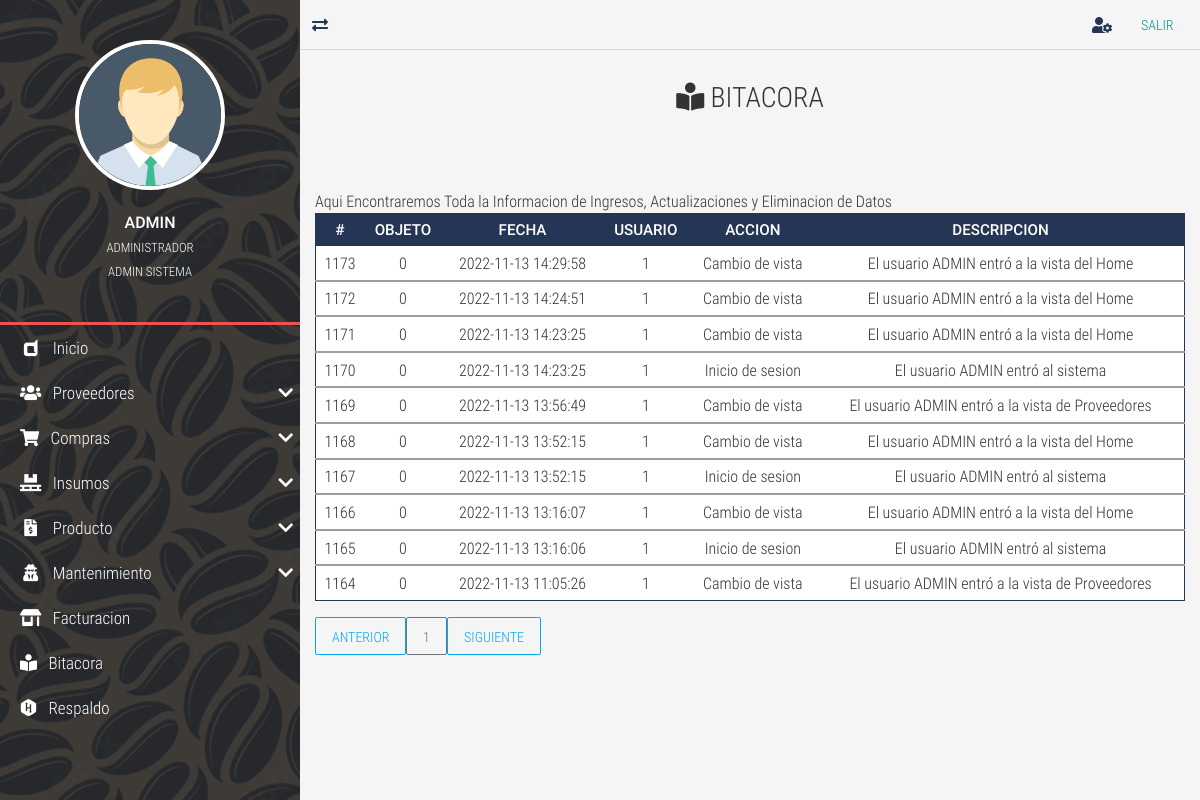
/bitacora/ (signed in), run on an earlier commit of the app's database.
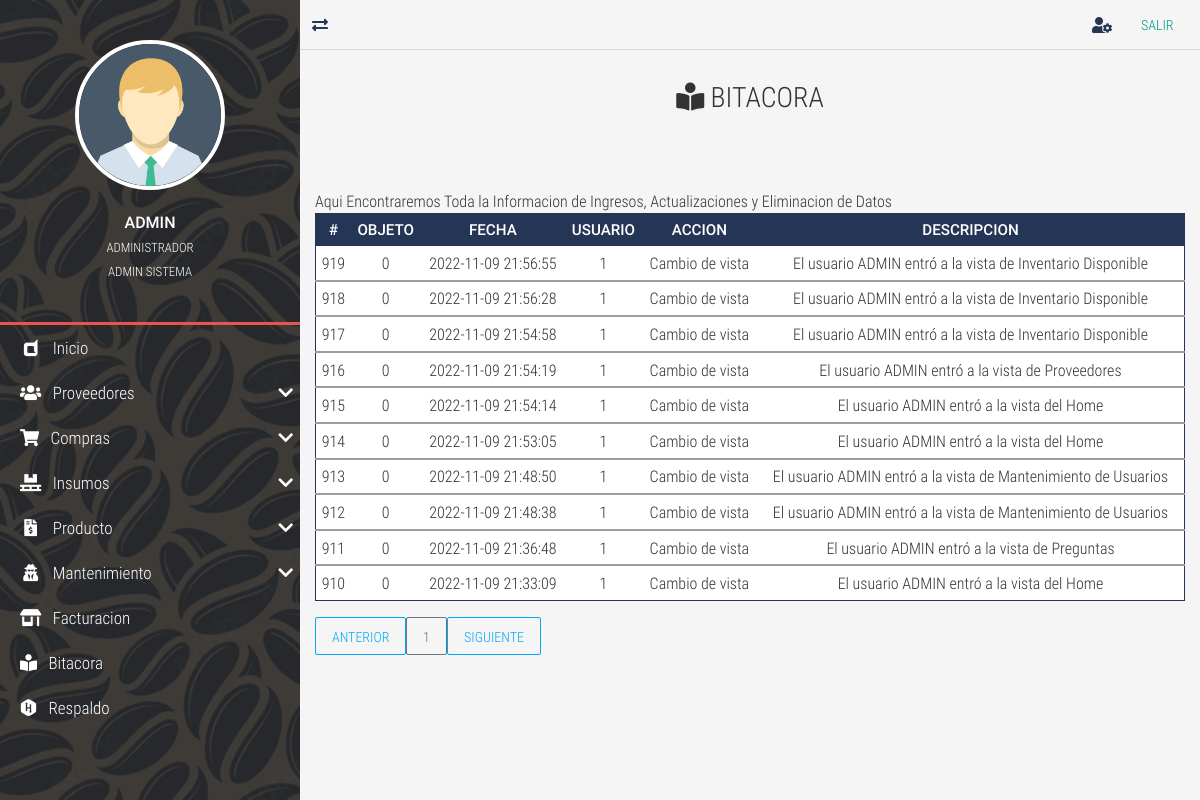
And on a later commit of the database.
### tables this page shows
CREATE TABLE `TBL_bitacora` (
  `id_bitacora` int NOT NULL AUTO_INCREMENT,
  `id_objeto` int DEFAULT NULL,
  `fecha` datetime NOT NULL,
  `id_usuario` int DEFAULT NULL,
  `accion` tinytext NOT NULL COMMENT 'accion realizada si es un ingreso nuevo, actualizacion. eliminacion o una consulta.',
  `descripcion` text,
  PRIMARY KEY (`id_bitacora`),
  KEY `FK_TBL_bitacora_TBL_usuarios` (`id_usuario`),
  CONSTRAINT `FK_TBL_bitacora_TBL_usuarios` FOREIGN KEY (`id_usuario`) REFERENCES `TBL_usuarios` (`id_usuario`)
);

### controladores/vistasControlador.php (called while the page is built, shortened)
<?php
	class vistasControlador extends vistasModelo{
		public function obtener_plantilla_controlador(){
			return require_once "./vistas/plantilla.php";
		}
	}

### index.php (called while the page is built, shortened)
<?php
	require_once "./controladores/vistasControlador.php";
	$plantilla = new vistasControlador();
	$plantilla->obtener_plantilla_controlador();

### vistas/contenidos/bitacora-view.php (the view)
<div class="full-box page-header">
	<h3 class="text-center">
		<i class="fas fa-book-reader"></i> BITACORA
	</h3>
</div>
<div class="container-fluid">
	<div class="table-responsive">
    <caption>Aqui Encontraremos Toda la Informacion de Ingresos, Actualizaciones y  Eliminacion de Datos</caption>
	<table class="table table-dark table-sm" id="tblDatos">
		<thead>
			<tr class="text-center roboto-medium">
				<th>#</th>
				<th>OBJETO</th>
				<th>FECHA</th>
				<th>USUARIO</th>
				<th>ACCION</th>
				<th>DESCRIPCION</th>
			</tr>
		</thead>
		<?php
			include ("./cone.php");
			$sql="SELECT * FROM TBL_bitacora WHERE id_bitacora ORDER BY id_bitacora DESC ";
			$result=mysqli_query($conexion,$sql);
			while($mostrar=mysqli_fetch_assoc ($result)){
		?>
				<tbody>
					<tr class="text-center" >
						<td><?php echo $mostrar['id_bitacora']?></td>
						<td><?php echo $mostrar['id_objeto']?></td>
						<td><?php echo $mostrar['fecha']?></td>
						<td><?php echo $mostrar['id_usuario']?></td>
						<td><?php echo $mostrar['accion']?></td>
						<td><?php echo $mostrar['descripcion']?></td>
					</tr>
				</tbody>
		<?php
			}
		?>
	</table>
	<div id="paginador" class=""></div>

What changed in the data, as far as the page shows it:
removed tbl_bitacora: id_bitacora "1173", id_objeto "0", fecha "2022-11-13 14:29:58", id_usuario "1", accion "Cambio de vista", descripcion "El usuario ADMIN entró a la vista del Home"
removed tbl_bitacora: id_bitacora "1172", id_objeto "0", fecha "2022-11-13 14:24:51", id_usuario "1", accion "Cambio de vista", descripcion "El usuario ADMIN entró a la vista del Home"
removed tbl_bitacora: id_bitacora "1171", id_objeto "0", fecha "2022-11-13 14:23:25", id_usuario "1", accion "Cambio de vista", descripcion "El usuario ADMIN entró a la vista del Home"
removed tbl_bitacora: id_bitacora "1170", id_objeto "0", fecha "2022-11-13 14:23:25", id_usuario "1", accion "Inicio de sesion", descripcion "El usuario ADMIN entró al sistema"
removed tbl_bitacora: id_bitacora "1169", id_objeto "0", fecha "2022-11-13 13:56:49", id_usuario "1", accion "Cambio de vista", descripcion "El usuario ADMIN entró a la vista de Proveedores"
removed tbl_bitacora: id_bitacora "1168", id_objeto "0", fecha "2022-11-13 13:52:15", id_usuario "1", accion "Cambio de vista", descripcion "El usuario ADMIN entró a la vista del Home"
removed tbl_bitacora: id_bitacora "1167", id_objeto "0", fecha "2022-11-13 13:52:15", id_usuario "1", accion "Inicio de sesion", descripcion "El usuario ADMIN entró al sistema"
removed tbl_bitacora: id_bitacora "1166", id_objeto "0", fecha "2022-11-13 13:16:07", id_usuario "1", accion "Cambio de vista", descripcion "El usuario ADMIN entró a la vista del Home"
removed tbl_bitacora: id_bitacora "1165", id_objeto "0", fecha "2022-11-13 13:16:06", id_usuario "1", accion "Inicio de sesion", descripcion "El usuario ADMIN entró al sistema"
removed tbl_bitacora: id_bitacora "1164", id_objeto "0", fecha "2022-11-13 11:05:26", id_usuario "1", accion "Cambio de vista", descripcion "El usuario ADMIN entró a la vista de Proveedores"
now on this page (row unchanged): tbl_bitacora: id_bitacora "919", id_objeto "0", fecha "2022-11-09 21:56:55", id_usuario "1", accion "Cambio de vista", descripcion "El usuario ADMIN entró a la vista de Inventario Disponible"
now on this page (row unchanged): tbl_bitacora: id_bitacora "918", id_objeto "0", fecha "2022-11-09 21:56:28", id_usuario "1", accion "Cambio de vista", descripcion "El usuario ADMIN entró a la vista de Inventario Disponible"
now on this page (row unchanged): tbl_bitacora: id_bitacora "917", id_objeto "0", fecha "2022-11-09 21:54:58", id_usuario "1", accion "Cambio de vista", descripcion "El usuario ADMIN entró a la vista de Inventario Disponible"
now on this page (row unchanged): tbl_bitacora: id_bitacora "916", id_objeto "0", fecha "2022-11-09 21:54:19", id_usuario "1", accion "Cambio de vista", descripcion "El usuario ADMIN entró a la vista de Proveedores"
now on this page (row unchanged): tbl_bitacora: id_bitacora "915", id_objeto "0", fecha "2022-11-09 21:54:14", id_usuario "1", accion "Cambio de vista", descripcion "El usuario ADMIN entró a la vista del Home"
now on this page (row unchanged): tbl_bitacora: id_bitacora "914", id_objeto "0", fecha "2022-11-09 21:53:05", id_usuario "1", accion "Cambio de vista", descripcion "El usuario ADMIN entró a la vista del Home"
now on this page (row unchanged): tbl_bitacora: id_bitacora "913", id_objeto "0", fecha "2022-11-09 21:48:50", id_usuario "1", accion "Cambio de vista", descripcion "El usuario ADMIN entró a la vista de Mantenimiento de Usuarios"
now on this page (row unchanged): tbl_bitacora: id_bitacora "912", id_objeto "0", fecha "2022-11-09 21:48:38", id_usuario "1", accion "Cambio de vista", descripcion "El usuario ADMIN entró a la vista de Mantenimiento de Usuarios"
now on this page (row unchanged): tbl_bitacora: id_bitacora "911", id_objeto "0", fecha "2022-11-09 21:36:48", id_usuario "1", accion "Cambio de vista", descripcion "El usuario ADMIN entró a la vista de Preguntas"
now on this page (row unchanged): tbl_bitacora: id_bitacora "910", id_objeto "0", fecha "2022-11-09 21:33:09", id_usuario "1", accion "Cambio de vista", descripcion "El usuario ADMIN entró a la vista del Home"
